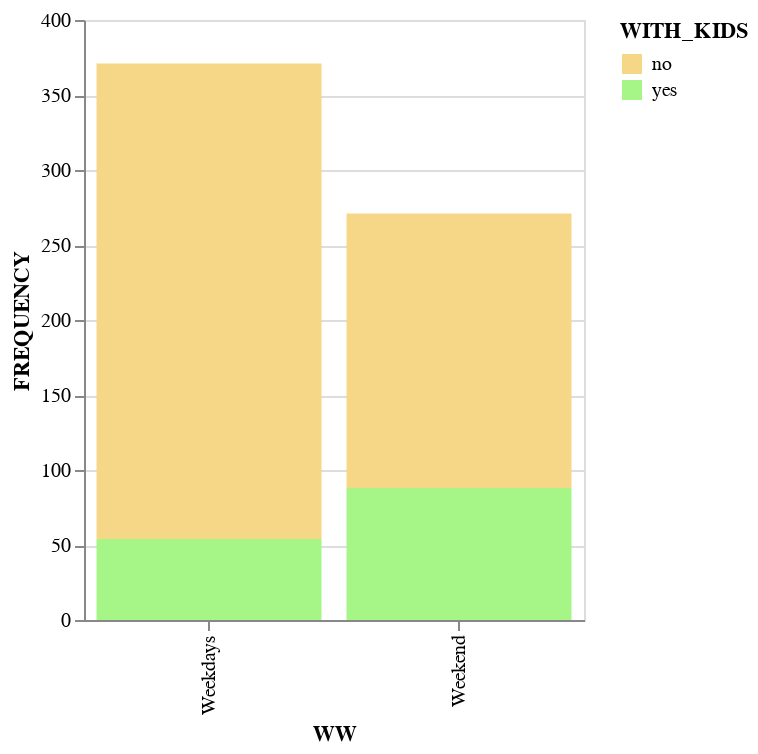

This figure's notebook cell:
### Markdown cell above
#### CUSTOMER TYPE BASED ON: WITH_KIDS
##### weekend weekdays

### Code cell
k_ww = ld2.groupby(['WW','WITH_KIDS']).size().reset_index()
k_ww.rename(columns={0: 'FREQUENCY'}, inplace=True)

chartWkids1 = alt.Chart(k_ww).mark_bar().encode(
    x='WW',
    y='FREQUENCY',
    color=alt.Color('WITH_KIDS', scale=alt.Scale(range=["#F5D787", "#A5F587"]))
).properties(
    width=250  
)


chartWkids1

### Figure 1 — Vega-Lite specification as saved in the notebook (floating-point values rounded to 4 significant figures)
{"config": {"view": {"continuousWidth": 400, "continuousHeight": 300}}, "data": {"name": "data-e7e4ace63f79512d1055775cb96571a5"}, "mark": "bar", "encoding": {"color": {"type": "nominal", "field": "WITH_KIDS", "scale": {"range": ["#F5D787", "#A5F587"]}}, "x": {"type": "nominal", "field": "WW"}, "y": {"type": "quantitative", "field": "FREQUENCY"}}, "width": 250, "$schema": "https://vega.github.io/schema/vega-lite/v4.8.1.json", "datasets": {"data-e7e4ace63f79512d1055775cb96571a5": [{"WW": "Weekdays", "WITH_KIDS": "no", "FREQUENCY": 317}, {"WW": "Weekdays", "WITH_KIDS": "yes", "FREQUENCY": 54}, {"WW": "Weekend", "WITH_KIDS": "no", "FREQUENCY": 183}, {"WW": "Weekend", "WITH_KIDS": "yes", "FREQUENCY": 88}]}}
